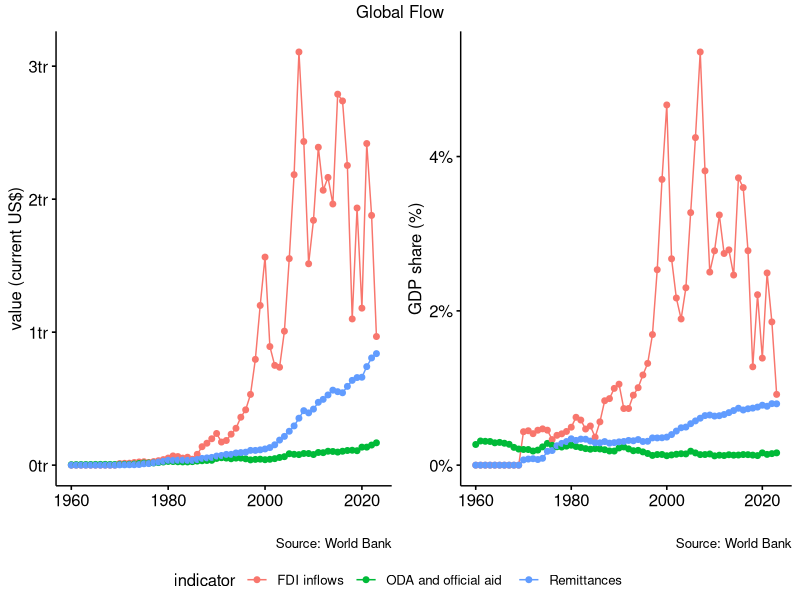
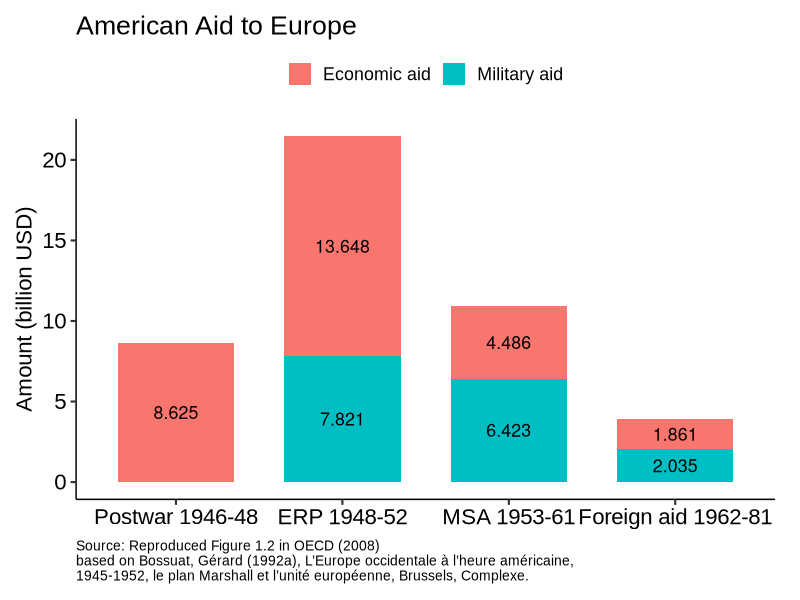
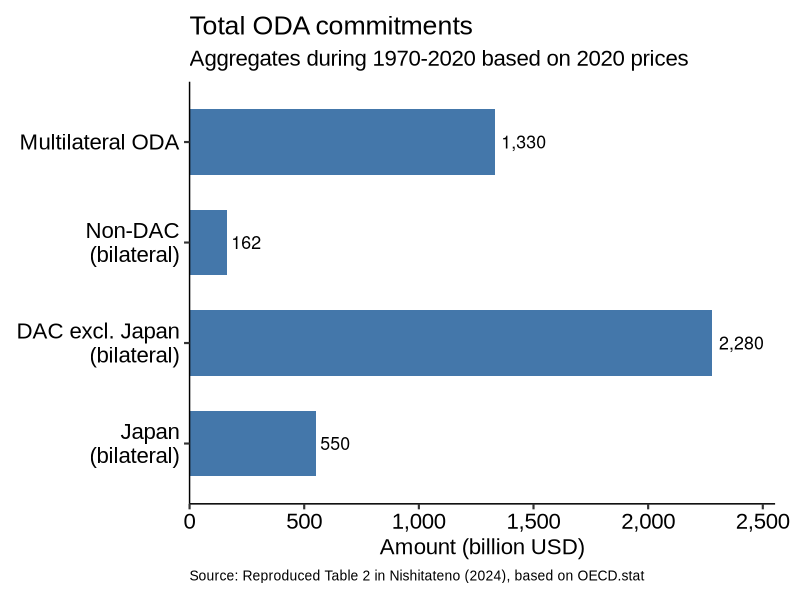
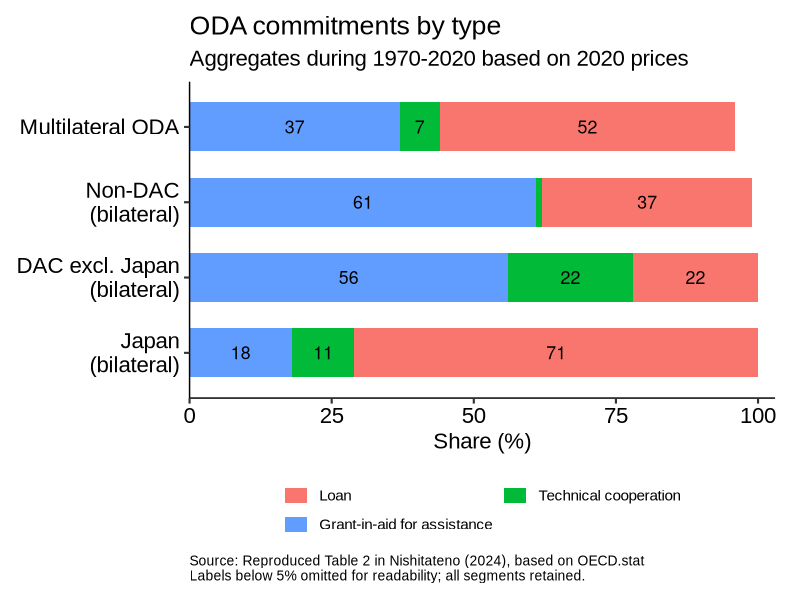
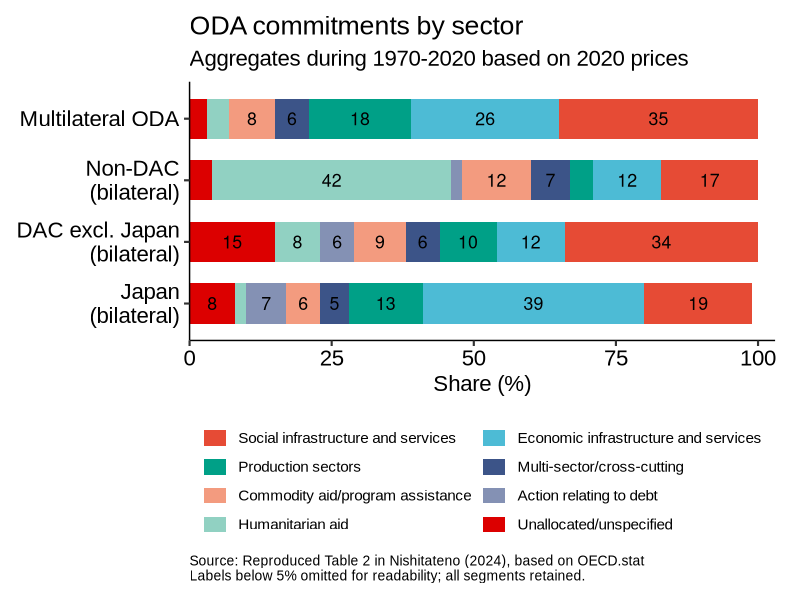

These figures' R source, in order:
## ---- chunk 1
#| include: false
# Use UTF-8 and a Unicode-capable device for accented chart captions.
if (.Platform$OS.type == "windows") {
  Sys.setlocale("LC_CTYPE", "English_United States.utf8")
}
knitr::opts_chunk$set(dev = "ragg_png", fig.width = 12, fig.height = 6.5, dpi = 160)
library(readxl)
library(ggpubr)
library(scales)
library(data.table)
theme_set(theme_pubr(base_size = 16, base_family = "Arial"))
theme_update(legend.title = element_blank(),
             plot.caption = element_text(size = 10, hjust = 0),
             plot.margin = margin(12, 18, 12, 12))
## ---- chunk 2
world = fread("../data/07 oda/world_fdi_oda.csv")
world[, indicator := fcase(
  indicator == "Foreign direct investment, net inflows", "FDI inflows",
  indicator == "Net official development assistance and official aid received", "ODA and official aid",
  indicator == "Personal remittances, received", "Remittances",
  default = indicator)]
ggarrange(
  ggline(world[!grepl("outflows",indicator)],
         x="date",xlab="",
         numeric.x.axis = T,
         y="value",ylab="value (current US$)",
         color = "indicator",
         caption = "Source: World Bank") +
    scale_y_continuous(labels = label_number(scale = 1e-12, suffix = "tr")),
  ggline(world[!grepl("outflows",indicator)],
         x="date",xlab="",
         numeric.x.axis = T,
         y="gdp_share",ylab="GDP share (%)",
         color = "indicator",
         caption = "Source: World Bank") +
  scale_y_continuous(labels = label_number(scale = 100, suffix = "%")),
  common.legend = TRUE, legend = "bottom"
) %>% annotate_figure(top = "Global Flow")
## ---- chunk 3
marshall = fread("../data/07 oda/american_aid_to_europe.csv")
marshall_plot = marshall[!grepl("Total", Period)]
marshall_plot[, Period := factor(Period, levels = unique(Period))]
ggplot(marshall_plot, aes(Period, Amount_USD_billion, fill = Category)) +
  geom_col(width = 0.7) +
  geom_text(aes(label = ifelse(Amount_USD_billion > 0,
                              sprintf("%.3f", Amount_USD_billion), "")),
            position = position_stack(vjust = 0.5), size = 4.5) +
  scale_fill_manual(values = c("Economic aid" = "#F8766D", "Military aid" = "#00BFC4")) +
  labs(x = NULL, y = "Amount (billion USD)", title = "American Aid to Europe",
       caption = "Source: Reproduced Figure 1.2 in OECD (2008) \nbased on Bossuat, Gérard (1992a), L’Europe occidentale à l’heure américaine, \n1945-1952, le plan Marshall et l’unité européenne, Brussels, Complexe.") +
  theme(legend.position = "top")
## ---- chunk 4
#| include: false
oda = fread("../data/07 oda/ODA_modality_Japan_DAC.csv")
types = unique(oda[grepl("types",Category),Indicator])
sectors = unique(oda[grepl("sectors",Category),Indicator])
oda = melt(oda,id.vars = c("Category","Indicator"),
           variable.name = "Region")
oda_all = oda[grepl("billion",Category)]
oda_type = oda[grepl("types",Category)&Indicator!="Grant"]
oda_type[,Indicator:=factor(Indicator,levels=types)]
oda_sector = oda[grepl("sectors",Category)]
oda_sector[,Indicator:=factor(Indicator,levels=sectors)]

region_labels = c(
  "Japan (Bilateral ODA)" = "Japan\n(bilateral)",
  "DAC (ex. Japan) (Bilateral ODA)" = "DAC excl. Japan\n(bilateral)",
  "Non-DAC (Bilateral ODA)" = "Non-DAC\n(bilateral)",
  "Multilateral ODA" = "Multilateral ODA"
)
oda_caption = "Source: Reproduced Table 2 in Nishitateno (2024), based on OECD.stat"

oda_share_plot = function(dat, title, colours) {
  ggplot(dat, aes(Region, value, fill = Indicator)) +
    geom_col(width = 0.65) +
    # Retain every segment; omit labels that cannot fit inside small segments.
    geom_text(aes(label = ifelse(value >= 5, as.character(value), "")),
              position = position_stack(vjust = 0.5), size = 4.5) +
    coord_flip() +
    scale_x_discrete(labels = region_labels) +
    scale_y_continuous(breaks = seq(0, 100, 25), expand = expansion(mult = c(0, 0.03))) +
    scale_fill_manual(values = colours) +
    guides(fill = guide_legend(ncol = 2, byrow = TRUE)) +
    labs(x = NULL, y = "Share (%)", title = title,
         subtitle = "Aggregates during 1970-2020 based on 2020 prices",
         caption = paste0(oda_caption, "\nLabels below 5% omitted for readability; all segments retained.")) +
    theme(legend.position = "bottom", legend.text = element_text(size = 11),
          legend.key.height = grid::unit(0.45, "cm"))
}
## ---- chunk 5
ggplot(oda_all, aes(Region, value)) +
  geom_col(width = 0.65, fill = "#4477AA") +
  geom_text(aes(label = label_comma()(value)), hjust = -0.15, size = 4.5) +
  coord_flip() +
  scale_x_discrete(labels = region_labels) +
  scale_y_continuous(labels = label_comma(), expand = expansion(mult = c(0, 0.12))) +
  labs(x = NULL, y = "Amount (billion USD)", title = "Total ODA commitments",
       subtitle = "Aggregates during 1970-2020 based on 2020 prices",
       caption = oda_caption)
## ---- chunk 6
oda_share_plot(oda_type, "ODA commitments by type",
               c("Loan" = "#F8766D", "Technical cooperation" = "#00BA38",
                 "Grant-in-aid for assistance" = "#619CFF"))
## ---- chunk 7
oda_share_plot(oda_sector, "ODA commitments by sector",
               setNames(ggsci::pal_npg()(length(sectors)), sectors))
